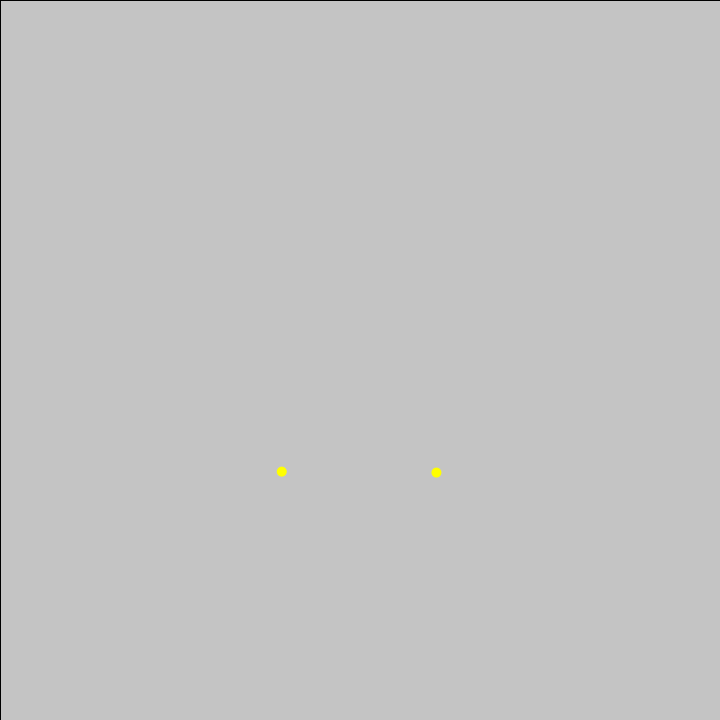
Frame 1 (no input)
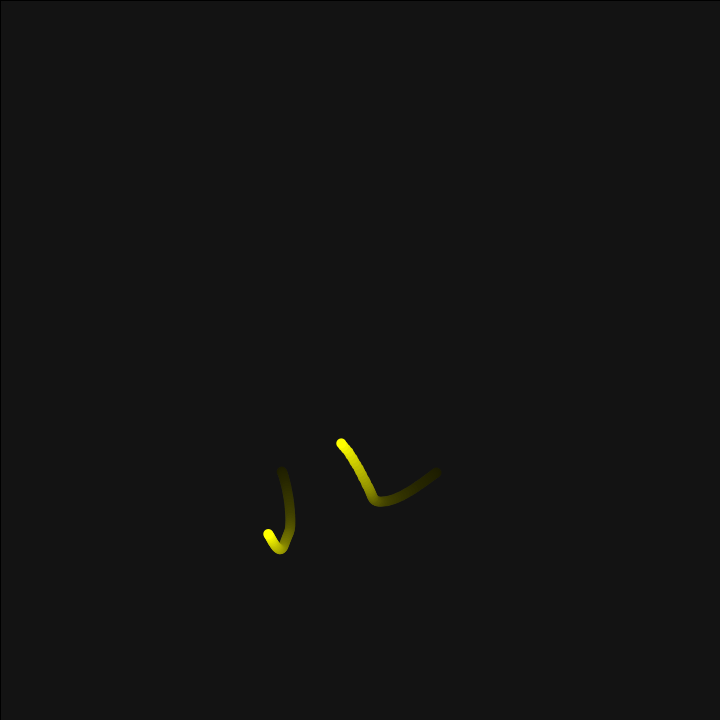
Frame 60 (the mouse pressed at the canvas centre just before this capture)
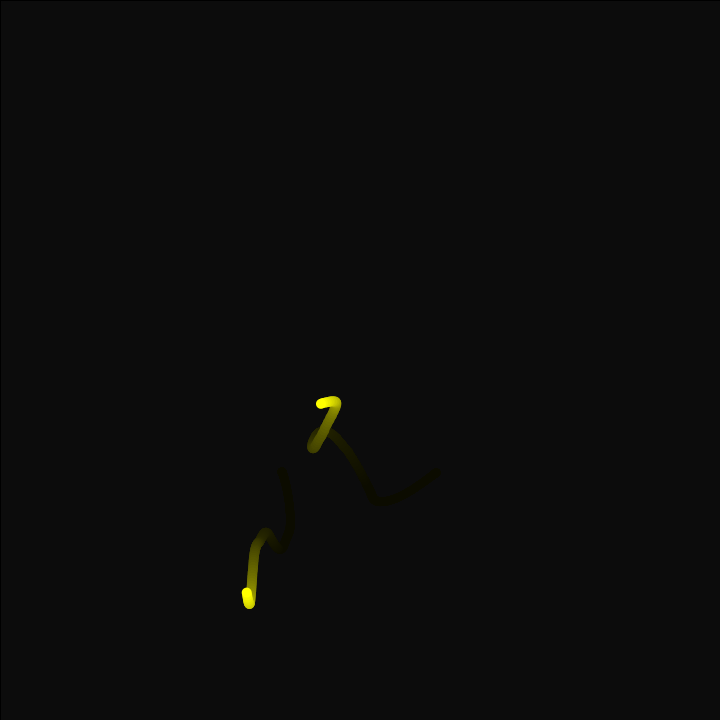
Frame 120 (the mouse held since frame 60 and released just before this capture)

The Processing sketch that drew these frames (run headless with seeded random() and noise(); from frame 60 on, the mouse is pressed at the canvas centre):

// Processing sketch: NOC_PerlinNoiseII
// ── NOC_PerlinNoiseII.pde
//Example I.7 - The Nature of Code - Perlin Noise and Random Walk

Walker w, w2;

float tx = 0;
float ty = 10000;
float incrementX = 0.01;
float incrementY = 0.01;

void setup(){
  frameRate(60);
  size(720,720);
  w = new Walker(tx,ty,incrementX, incrementY);
  w2 = new Walker(ty/2,1.5*ty,incrementX, incrementY);
  //background(0);
}

void draw(){
  fill(0,10);
  rect(0,0,width,height);
  w.step();
  w2.step();
  w.display();
  w2.display();
}

// ── Walker.pde
class Walker{
  float x,y;
  float tx,ty;
  float incrementX, incrementY;
  
  Walker(float tempTx, float tempTy, float tempIncX, float tempIncY){
    tx = tempTx;
    ty = tempTy;
    incrementX = tempIncX;
    incrementY = tempIncY;
  }
  void display(){
    
    fill(255,255,0);
    noStroke();
    ellipse(x,y,10,10);
  }
  void step(){
    float noiseVarX = noise(tx);
    float noiseVarY = noise(ty);
    x = map(noiseVarX,0,1,0,width);
    y = map(noiseVarY,0,1,0,height);
    
    tx = tx + incrementX;
    ty = ty + incrementY;
    
    incrementX = map(noiseVarX, 0,1, 0, 0.009);
    incrementY = map(noiseVarY, 0,1, 0, 0.009);
    
  }
}
